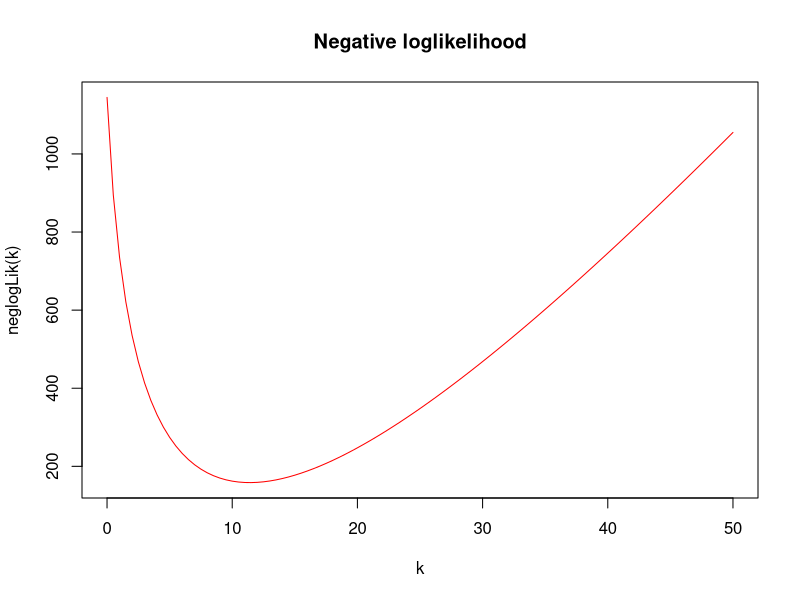
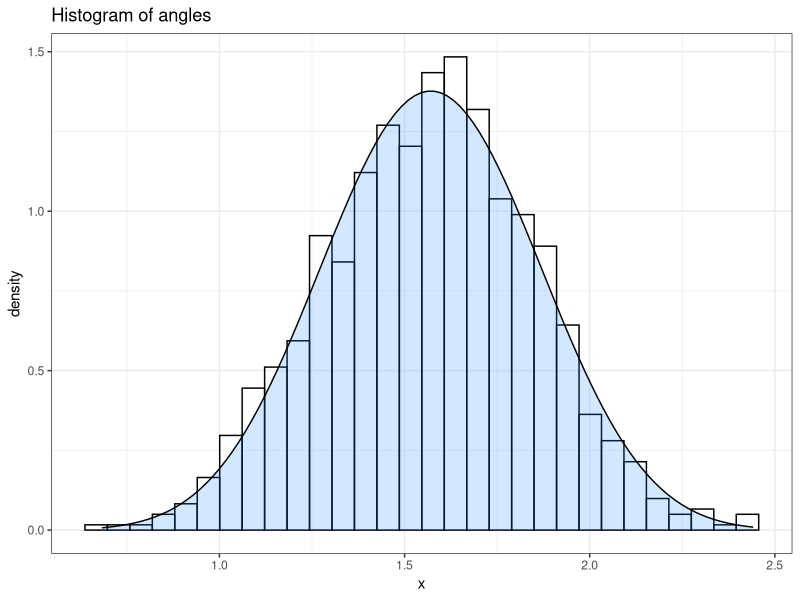
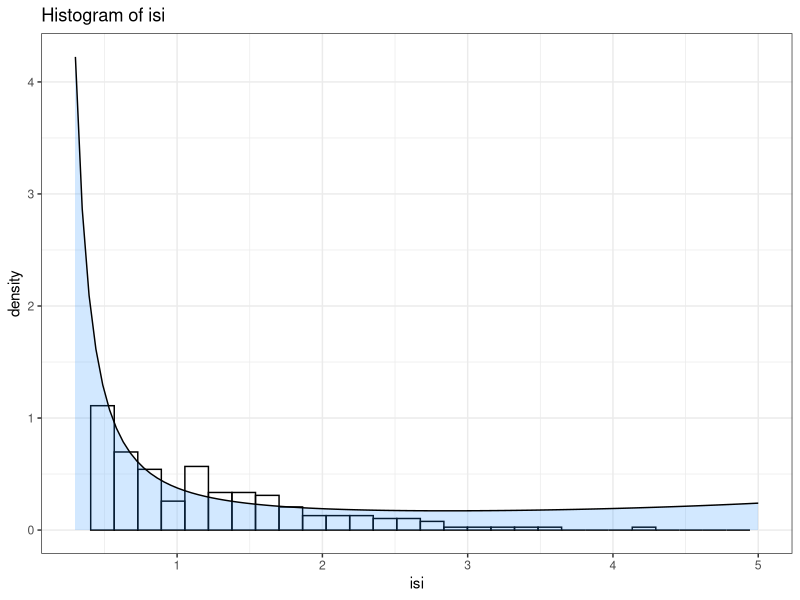
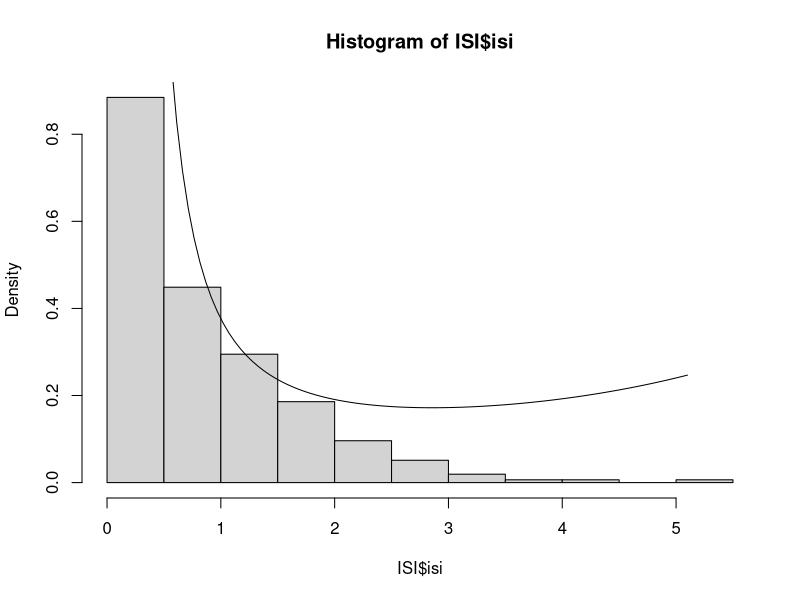
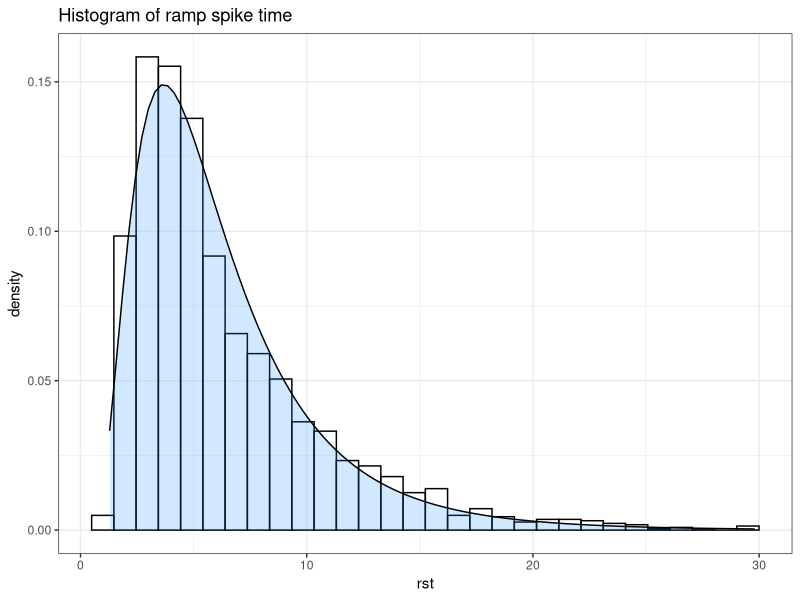
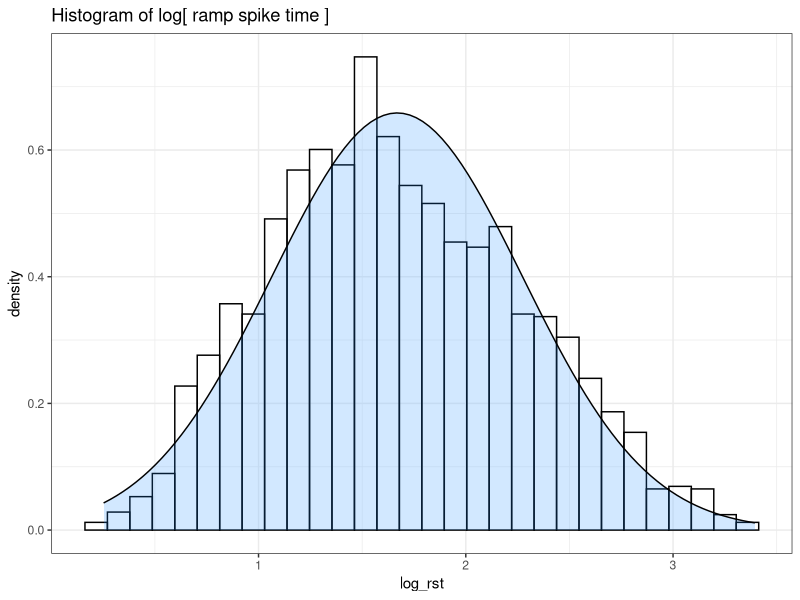
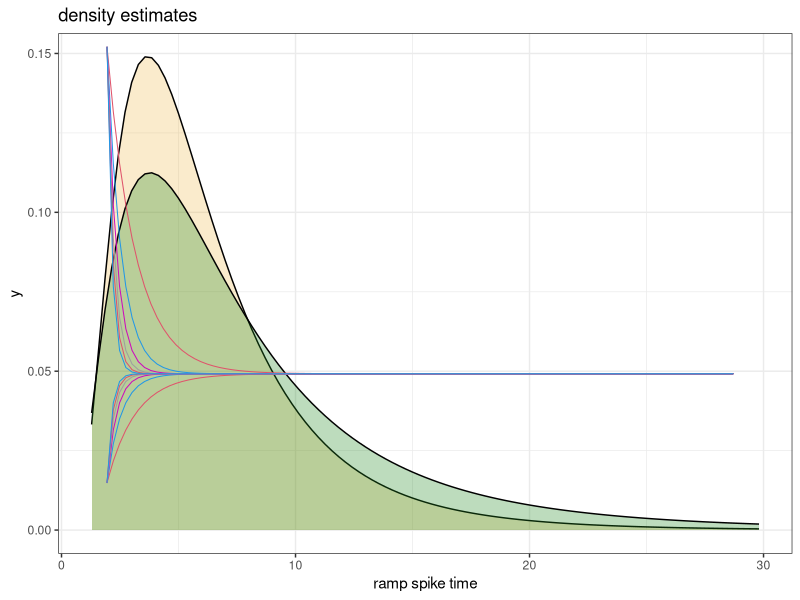
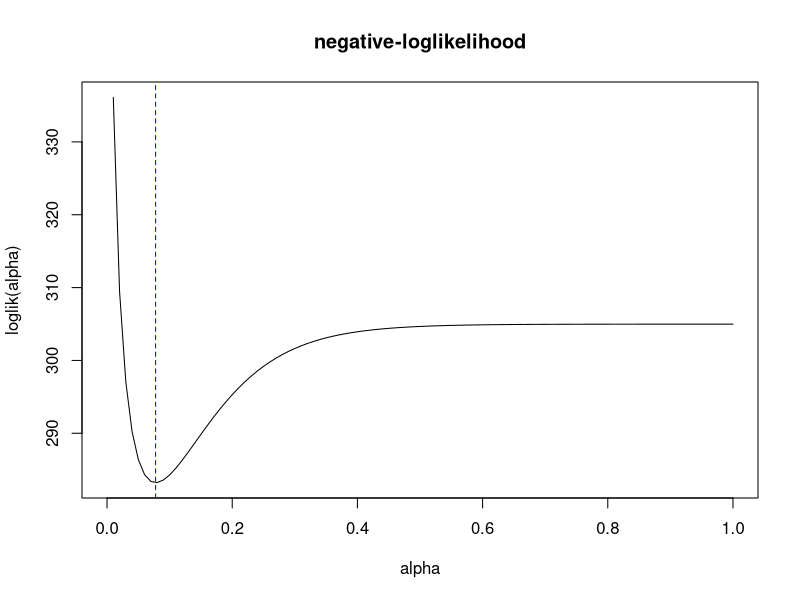

The R source for these figures, in order:
## ---- chunk 1
knitr::opts_chunk$set(echo = TRUE)
## ---- chunk 2
library(ggplot2)
## ---- chunk 3
setwd("~/School/Master in statistics/Sbe/SBE/week3")
angles = read.table('angles.txt', header = T)

summary(angles)
## ---- chunk 4

x = angles$x
n = length(x)

const = function(k) {
  integrate(function(y) sin(y)^k, 0, pi)$value
}

neglogLik = function(k) {
  
  n*log(const(k)) - k*sum(log(sin(x)))
}

neglogLik = Vectorize(neglogLik)

curve(neglogLik, 0, 50, main = "Negative loglikelihood", xlab = "k", ylab = "neglogLik(k)", col = "red")
## ---- chunk 5
MLE = optimize(neglogLik, c(0,15))$minimum
pmf = function(x) {
  1/const(MLE) * sin(x)^MLE
}
## ---- chunk 6
ggplot(angles, aes(x)) +
  geom_histogram(aes(y = ..density..), color = "black", fill = "white", alpha = I(.2)) +
  geom_area(stat = "function", fun = pmf, fill = "#1E90FF",
            alpha = I(.2), color = "black") +
  theme_bw() +
  ggtitle("Histogram of angles") 
## ---- chunk 7
neuron =  read.table("neuronspikes.txt", header = F, col.names = "x")
neuron = neuron$x
## ---- chunk 8
lambda_hat = 1/mean(neuron)  
## ---- chunk 9
neglogLik = function(par, data) {
  if (par[1] < 0 | par[2] <0){
    return(Inf) # shape and scale can not be less than zero
  }
  -sum( dgamma(x = data, shape = par[1], rate = par[2], log = TRUE) )
}
## ---- chunk 10
optim(fn = neglogLik, data = neuron, par = c(0.1, 0.5))
## ---- chunk 11
alpha_hat = mean(neuron)^2 / var(neuron)
beta_hat = mean(neuron)/var(neuron)

cat("alpha_hat:", "\n", alpha_hat, "\n\n", "beta_hat: \n", beta_hat)
## ---- chunk 12
ISI = read.table("neuronspikes.txt", col.names = "isi")
## ---- chunk 13
neglogLik = function(par, data) {
  -sum(log( sqrt( par[1]/(2*pi*data^3) ) ) - (par[1]*(data - par[2])^2) / (2*par[2]^2*data) )
}

MM_MLE = c(mean(ISI$isi) ,   mean(ISI$isi)^3/var(ISI$isi)) # method of means estimators
MLE = optim(fn = neglogLik, data = ISI, par = MM_MLE)$par


pmf = function(x) {
   sqrt( MLE[2]/(2*pi*x^3) ) * exp( (MLE[2]*(x - MLE[1])^2) / (2*MLE[1]^2*x)) 
}
## ---- chunk 14
ggplot(ISI, aes(isi)) +
  geom_histogram(aes(y = ..density..), color = "black", fill = "white", alpha = I(.2))  +
  geom_area(stat = "function", fun = pmf, fill = "#1E90FF",
            alpha = I(.2), color = "black") +
  xlim(c(0.3, 5)) +
  theme_bw() +
  ggtitle("Histogram of isi") 
## ---- chunk 15
hist(ISI$isi, probability = T)
curve(pmf, 0, 5.1, add = T)
## ---- chunk 16

# method 2 for numerical optimization (implement pmf and set negative loglikelihood to -sum(log(pmf)))
pmf = function(par, data) {
   sqrt( par[1]/(2*pi*data^3) ) * exp( (-par[1]*(data - par[2])^2) / (2*par[2]^2*data)) 
}

neglogLik = function(par, data) {
  -sum(log(pmf(par, data)))
}


MLE = optim(fn = neglogLik, data = ISI, par = c(0.1, 0.5))$par
cat(MLE)
## ---- chunk 17
cells = read.csv("cell_types.csv", na.strings = "")
rst = na.omit(cells$ef__peak_t_ramp) # ramp spike time
## ---- chunk 18
neglogLik = function(par, data) {
  if (par[2] <0){
    return(Inf) # variance parameter must be positive
  }
  -sum( dlnorm(x = data, meanlog = par[1], sdlog = par[2], log = TRUE) )
}

MLE = optim(fn = neglogLik, data = rst, par = MM_MLE )$par

cat("MLE : \n", MLE)
## ---- chunk 19
ggplot(as.data.frame( rst), aes(rst)) +
  geom_histogram(aes(y = ..density..), color = "black", fill = "white", alpha = I(.2))  +
  geom_density(stat = "function", fun = dlnorm, args = list(meanlog = MLE[1], sdlog = MLE[2]),  fill = "#1E90FF",
            alpha = I(.2), color = "black") +
  theme_bw() +
  ggtitle("Histogram of ramp spike time") 
## ---- chunk 20
log_rst = log(rst)
MLE = c(mean(log_rst), sd(log_rst))

ggplot(as.data.frame( log_rst), aes(log_rst)) +
  geom_histogram(aes(y = ..density..), color = "black", fill = "white", alpha = I(.2))  +
  geom_density(stat = "function", fun = dnorm, args = list(mean = MLE[1], sd = MLE[2]),  fill = "#1E90FF",
            alpha = I(.2), color = "black") +
  theme_bw() +
  ggtitle("Histogram of log[ ramp spike time ]") 
## ---- chunk 21
homo_sapiens = subset(cells, donor__species == 'Homo Sapiens')
rst_homo_sapiens = log(na.omit(homo_sapiens$ef__peak_t_ramp))

MLE_homo_sapiens = c(mean(rst_homo_sapiens), sd(rst_homo_sapiens))
## ---- chunk 22
rst = as.data.frame(na.omit(cells[c('ef__peak_t_ramp' , 'donor__species')]))

ggplot(rst, aes(ef__peak_t_ramp)) +
  geom_density(stat = "function", fun = dlnorm, args = list(meanlog = MLE[1], sdlog = MLE[2]),
               fill = "#E69F00", alpha = I(.2) )  +
  geom_density(stat = "function", fun = dlnorm, args = list(meanlog = MLE_homo_sapiens[1], sdlog = MLE_homo_sapiens[2]),
                fill = "#228B22", alpha = I(.3)) + 
  theme_bw() +
  xlab('ramp spike time') +
  ggtitle("density estimates")
## ---- chunk 23
JKM = function(y, x, alpha, t) {
  ifelse(y == x, 0.25 + 0.75*exp(-4*alpha*t), 0.25 - 0.25*exp(-4*alpha*t) )
}


alpha_seq = seq(0, 1, 0.2 )
first_plot = TRUE

  for (i in seq_along(alpha_seq)) {
  
  JKM_equal = function(t) {
    JKM('A', 'A', i, t)
  }
  
  JKM_equal = Vectorize(JKM_equal)
  
  curve(JKM_equal, add = first_plot, col = 10*i,
        main = "P(Y = y | X = y) vs t (for different alphas)", xlab  = "t",
        ylab = "P(Y = y | X = y)")
  
}  

## ---- chunk 24
# Y \= X


alpha_seq = seq(0, 1, 0.2 )
first_plot = TRUE

  for (i in seq_along(alpha_seq)) {
  
  JKM_equal = function(t) {
    JKM('A', 'G', i, t)
  }
  
  JKM_equal = Vectorize(JKM_equal)
  
  curve(JKM_equal, add = first_plot, col = 10*i,
        main = "P(Y = y | X = x) vs t (for different alphas)", xlab  = "t",
        ylab = "P(Y = y | X = x)")
  
}  
## ---- chunk 25
# Fix t, we have n obs : (X_1, Y_1),...,(X_n,Y_n), the likelihood function becomes: 

lik = function(alpha, t = 3,  n1, n2) {
  
  (0.25 + 0.75*exp(-4*alpha*t))^n1 * (0.25 - 0.25*exp(-4*alpha*t) )^n2 * 0.25^(n1 + n2)
}

loglik = function(alpha) {
  -log( lik(alpha, n1 = 60, n2 = 50) )
}

loglik = Vectorize(loglik)
## ---- chunk 26
MLE = optimize(loglik, c(0, 0.8)) 

curve(loglik, main = "negative-loglikelihood", xlab = "alpha",ylab = "loglik(alpha)");abline(v = MLE, lty = 2, col = "blue")

cat(MLE$minimum)
## ---- chunk 27
pmf = function(x, y, alpha, t) {
  
  ifelse(y == x,  0.25 + 0.75*exp(-4*alpha*t)*0.25, 0.25 - 0.25*exp(-4*alpha*t)*0.25)

  }

## ---- chunk 28
sampler = function(n, alpha, t) {
  
  sample( c("(A,A)", "(T,T)", "(C,C)", "(G,G)", "(A,T)", "(A,C)", "(A,G)", "(T,C)", "(T,G)", "(C,G)"), size = n, replace = T,
         prob = c( rep( pmf('A', 'A', alpha, t), 4 ), rep( 2*pmf('A', 'B', alpha, t), 6 ) ) )

  }


sampler(50, 0.2, 5)
